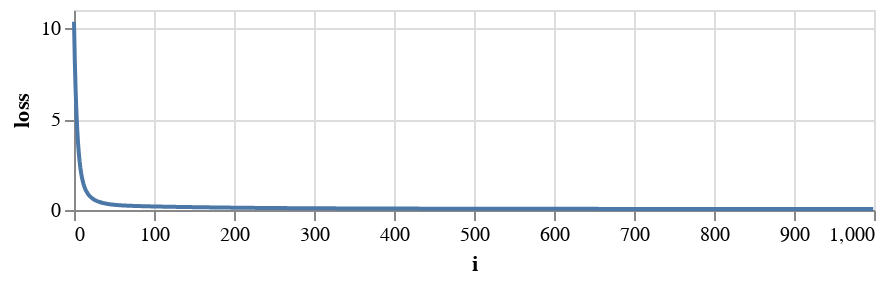

Notebook code cell kept with this figure:
### Code cell
loss_df = pd.DataFrame({'i':range(n_steps), 'loss':loss_record})
alt.Chart(loss_df, height=100).mark_line().encode(x='i', y='loss')

### Figure 1 — Vega-Lite specification as saved in the notebook (floating-point values rounded to 4 significant figures; data arrays with more than 128 entries replaced by an {"elided": "..."} marker saying what was removed)
{"$schema": "https://vega.github.io/schema/vega-lite/v3.4.0.json", "config": {"mark": {"tooltip": null}, "view": {"height": 300, "width": 400}}, "data": {"name": "data-7199f08251215010122e513dc56c98f0"}, "datasets": {"data-7199f08251215010122e513dc56c98f0": {"elided": "1000 records"}}, "encoding": {"x": {"field": "i", "type": "quantitative"}, "y": {"field": "loss", "type": "quantitative"}}, "height": 100, "mark": "line"}
